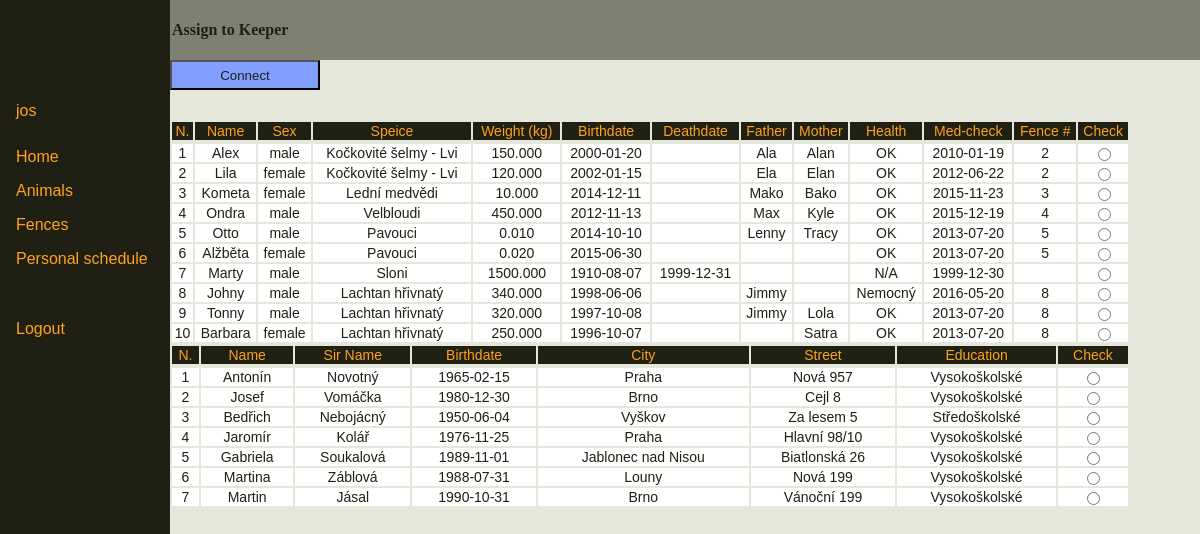
Page /assignKeeper.php (signed in) on the committed database.
### tables this page shows
CREATE TABLE Zvire (
  kod_zvirete INTEGER NOT NULL AUTO_INCREMENT,
  jmeno VARCHAR(20) NOT NULL,
  pohlavi VARCHAR(10) DEFAULT NULL,
  zarazeni VARCHAR(50) NOT NULL,
  hmotnost DECIMAL(8,3) DEFAULT NULL,  
  datum_narozeni DATE DEFAULT NULL,
  datum_umrti DATE DEFAULT NULL,
  matka VARCHAR(20) DEFAULT NULL,
  otec VARCHAR (20) DEFAULT NULL,
  zdarvotni_stav VARCHAR(20) DEFAULT NULL,
  pos_zdrav_prohlidka DATE DEFAULT NULL,
  cislo_vybehu SMALLINT DEFAULT NULL,
  PRIMARY KEY (kod_zvirete)
);

CREATE TABLE Osetrovatel (
  os_cislo SMALLINT NOT NULL AUTO_INCREMENT,
  jmeno VARCHAR(20) NOT NULL,
  primeni VARCHAR(20) NOT NULL,
  datum_narozeni DATE DEFAULT NULL,
  mesto VARCHAR(30) DEFAULT NULL,
  ulice VARCHAR(20) DEFAULT  NULL,
  nej_dosazene_vzdelani VARCHAR(20) DEFAULT NULL,
  PRIMARY KEY(os_cislo)
);

### assignKeeper.php (the view, shortened to what this page needs)
<?php
  require_once 'db.php';
?>
<html>
  <head>
    <link rel="stylesheet" href="style.css" type="text/css" >
  </head>
  <body>
    <div id="sidebar">
      <?php require_once 'sidebar.php' ?>
    </div>
    <div id="header">
      Assign to Keeper
    </div>
    <div id="content">
      <button  class="update" onclick="getSelectedValue()" name="connect" value="Connect">Connect</button>
      <table class="display" style="position:relative" id="tbl1">
        <tbody>
          <tr>
            <th>N.</th>
            <th>Name</th>
            <th>Sex</th>
            <th>Speice</th>
            <th>Weight (kg)</th>
            <th>Birthdate</th>
            <th>Deathdate</th>
            <th>Father</th>
            <th>Mother</th>
            <th>Health</th>
            <th>Med-check</th>
            <th>Fence #</th>
            <th>Check</th>
          </tr><tr></tr>
        <?php
          $i = 0;
          $q="SELECT * FROM Zvire";
          $res=$db->query($q);
          while($row=$res->fetch_assoc())
          {
            echo '<tr onclick="row(this)">';
            foreach($row as $key => $value)
            {
              if($value)
              {
                echo "<td>".$value."</td>";
              }
              else {
                echo "<td></td>";
              }
            }
            echo '<td><input name="rad1" type="radio" value=' . "\"" . $i ."\"". '</td>';
            echo "</tr>";
            $i += 1;
          }
      ?>
    </table>
    <table class="display"style="position:relative" id="tbl2">
      <tbody>
        <tr>
          <th>N.</th>
          <th>Name</th>
          <th>Sir Name</th>
          <th>Birthdate</th>
          <th>City</th>
          <th>Street</th>
          <th>Education</th>
          <th>Check</th>
        </tr><tr></tr>
      <?php
        $i = 0;
        $q="SELECT * FROM Osetrovatel";
        $res=$db->query($q);
        while($row=$res->fetch_assoc())
        {
          echo '<tr onclick="row(this)">';
          foreach($row as $key => $value)
          {
            if($value)
            {
              echo "<td>".$value."</td>";
            }
            else {
              echo "<td></td>";
            }
          }
          echo '<td><input name="rad2" type="radio" value=' . "\"" . $i ."\"". '</td>';
          echo "</tr>";
          $i += 1;
        }
    ?>
  </table>
    </div>
  </body>
</html>

### style.css (style rules this page uses)
table.display { font-family: helvetica; font-size: 14; width: 80%; position: absolute; top: 30px; overflow: scroll; }
table.display th { background-color: #1f1f14 ; color: #ffa31a; font-weight: normal; text-align: center; overflow: scroll; }
table.display td { background-color: white; color: #1f1f14; text-align: center; overflow: scroll; }
button.update { background-color: #809fff ; color: #1f1f14; height: 30px; width: 150px; }
#sidebar { position:fixed; height: 100%; top: 0; left: 0; width:170px; background: #1f1f14; }
#header { position: fixed; left:170px; top: 0; width: 100%; height: 60px; padding-left: 2px; background: #7e8171; color:#1f1f14; text-align: left; line-height: 60px; font-weight: bold; }
#content { position: fixed; background: #e5e7db; height: 100%; top: 60px; left: 170px; width: 100%; }

### rows in the picture
zvire: kod_zvirete "1", jmeno "Alex", pohlavi "male", zarazeni "Kočkovité šelmy - Lvi", hmotnost "150.000", datum_narozeni "2000-01-20", matka "Ala", otec "Alan", zdarvotni_stav "OK", pos_zdrav_prohlidka "2010-01-19", cislo_vybehu "2"
zvire: kod_zvirete "2", jmeno "Lila", pohlavi "female", zarazeni "Kočkovité šelmy - Lvi", hmotnost "120.000", datum_narozeni "2002-01-15", matka "Ela", otec "Elan", zdarvotni_stav "OK", pos_zdrav_prohlidka "2012-06-22", cislo_vybehu "2"
zvire: kod_zvirete "3", jmeno "Kometa", pohlavi "female", zarazeni "Lední medvědi", hmotnost "10.000", datum_narozeni "2014-12-11", matka "Mako", otec "Bako", zdarvotni_stav "OK", pos_zdrav_prohlidka "2015-11-23", cislo_vybehu "3"
zvire: kod_zvirete "4", jmeno "Ondra", pohlavi "male", zarazeni "Velbloudi", hmotnost "450.000", datum_narozeni "2012-11-13", matka "Max", otec "Kyle", zdarvotni_stav "OK", pos_zdrav_prohlidka "2015-12-19", cislo_vybehu "4"
zvire: kod_zvirete "5", jmeno "Otto", pohlavi "male", zarazeni "Pavouci", hmotnost "0.010", datum_narozeni "2014-10-10", matka "Lenny", otec "Tracy", zdarvotni_stav "OK", pos_zdrav_prohlidka "2013-07-20", cislo_vybehu "5"
zvire: kod_zvirete "6", jmeno "Alžběta", pohlavi "female", zarazeni "Pavouci", hmotnost "0.020", datum_narozeni "2015-06-30", zdarvotni_stav "OK", pos_zdrav_prohlidka "2013-07-20", cislo_vybehu "5"
zvire: kod_zvirete "7", jmeno "Marty", pohlavi "male", zarazeni "Sloni", hmotnost "1500.000", datum_narozeni "1910-08-07", datum_umrti "1999-12-31", zdarvotni_stav "N/A", pos_zdrav_prohlidka "1999-12-30"
zvire: kod_zvirete "8", jmeno "Johny", pohlavi "male", zarazeni "Lachtan hřivnatý", hmotnost "340.000", datum_narozeni "1998-06-06", matka "Jimmy", zdarvotni_stav "Nemocný", pos_zdrav_prohlidka "2016-05-20", cislo_vybehu "8"
zvire: kod_zvirete "9", jmeno "Tonny", pohlavi "male", zarazeni "Lachtan hřivnatý", hmotnost "320.000", datum_narozeni "1997-10-08", matka "Jimmy", otec "Lola", zdarvotni_stav "OK", pos_zdrav_prohlidka "2013-07-20", cislo_vybehu "8"
zvire: kod_zvirete "10", jmeno "Barbara", pohlavi "female", zarazeni "Lachtan hřivnatý", hmotnost "250.000", datum_narozeni "1996-10-07", otec "Satra", zdarvotni_stav "OK", pos_zdrav_prohlidka "2013-07-20", cislo_vybehu "8"
osetrovatel: os_cislo "1", jmeno "Antonín", primeni "Novotný", datum_narozeni "1965-02-15", mesto "Praha", ulice "Nová 957", nej_dosazene_vzdelani "Vysokoškolské"
osetrovatel: os_cislo "2", jmeno "Josef", primeni "Vomáčka", datum_narozeni "1980-12-30", mesto "Brno", ulice "Cejl 8", nej_dosazene_vzdelani "Vysokoškolské"
osetrovatel: os_cislo "3", jmeno "Bedřich", primeni "Nebojácný", datum_narozeni "1950-06-04", mesto "Vyškov", ulice "Za lesem 5", nej_dosazene_vzdelani "Středoškolské"
osetrovatel: os_cislo "4", jmeno "Jaromír", primeni "Kolář", datum_narozeni "1976-11-25", mesto "Praha", ulice "Hlavní 98/10", nej_dosazene_vzdelani "Vysokoškolské"
osetrovatel: os_cislo "5", jmeno "Gabriela", primeni "Soukalová", datum_narozeni "1989-11-01", mesto "Jablonec nad Nisou", ulice "Biatlonská 26", nej_dosazene_vzdelani "Vysokoškolské"
osetrovatel: os_cislo "6", jmeno "Martina", primeni "Záblová", datum_narozeni "1988-07-31", mesto "Louny", ulice "Nová 199", nej_dosazene_vzdelani "Vysokoškolské"
osetrovatel: os_cislo "7", jmeno "Martin", primeni "Jásal", datum_narozeni "1990-10-31", mesto "Brno", ulice "Vánoční 199", nej_dosazene_vzdelani "Vysokoškolské"

### other values in the picture
$_SESSION['use'] "jos"
